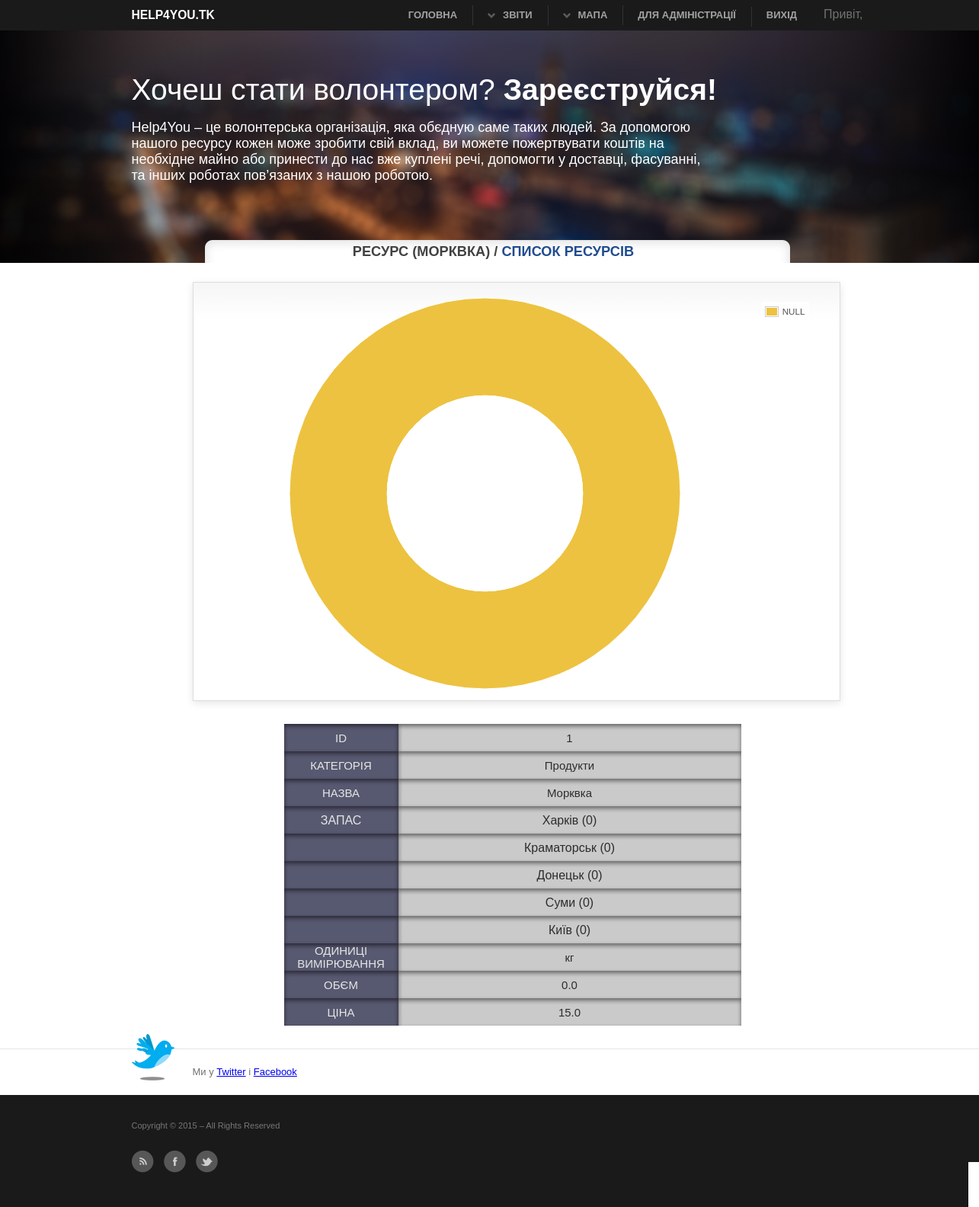
Before: /resource/grafik/1 (signed in) with the older database file.
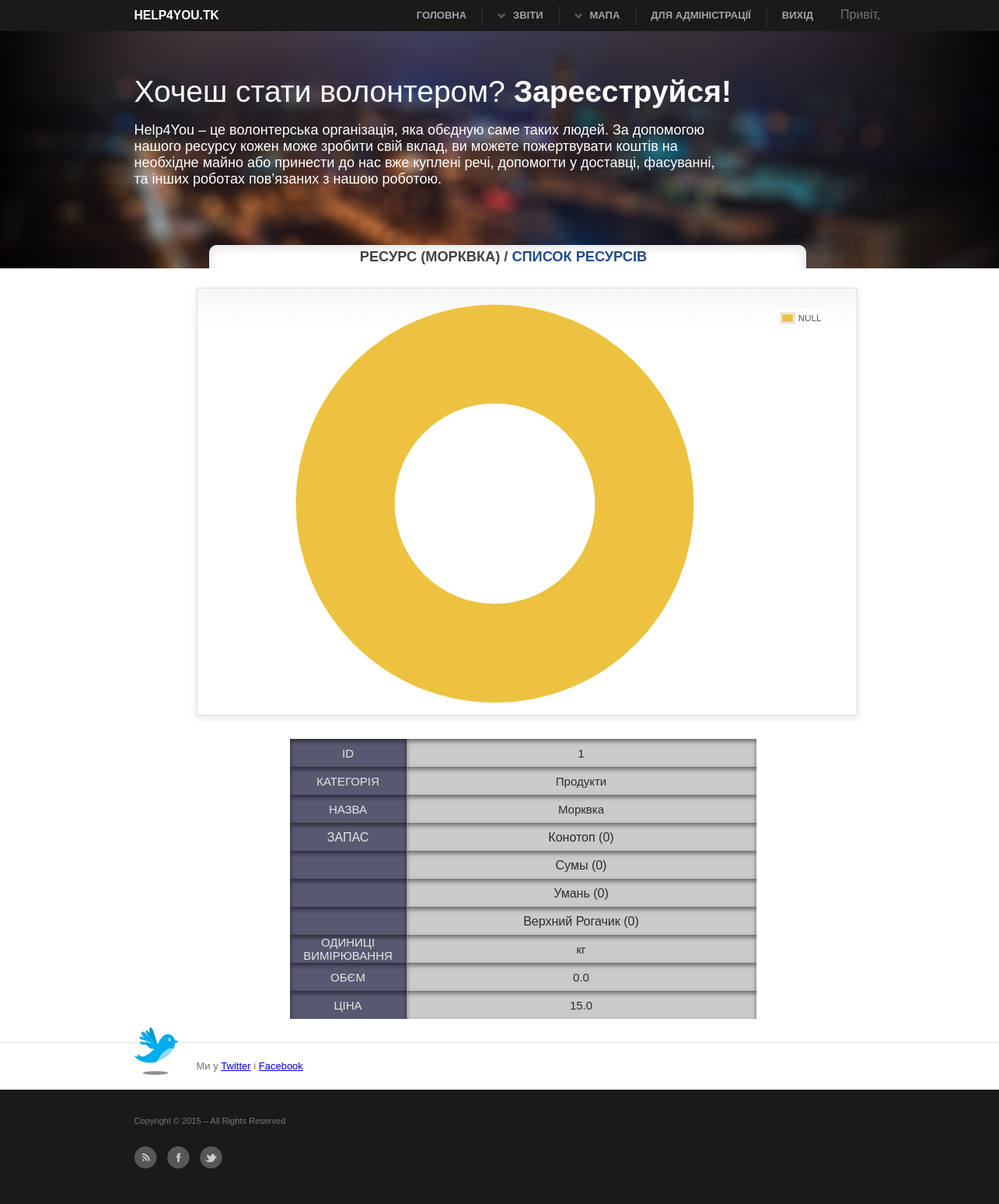
After: the same page with the newer database file.
### main/models.py (models this page shows, shortened)
class StoreHouse(models.Model):
    geography_point = models.OneToOneField('GeographyPoint', null=True, verbose_name=u'Географічна точка')
    volume = models.FloatField(verbose_name=u'Об"єм складу')
    rent = models.IntegerField(verbose_name=u'Ціна за м^2')
    free_volume = models.FloatField(blank=True, null=True, verbose_name=u'Вільний об"єм')
    class Meta:
        verbose_name_plural = u'Склади'
    def __unicode__(self):
        return self.geography_point.address

class GeographyPoint(models.Model):
    x = models.FloatField()
    y = models.FloatField()
    address = models.CharField(max_length=100)
    class Meta:
        verbose_name_plural = u'Географічні точки'

### main/views.py (the view)
# urls.py: url(r'^resource/grafik/(?P<pk>\d+)$',ResourceGrafikView.as_view(),name = 'grafik_resource'),
class ResourceGrafikView(ListView):
    template_name = 'grafik_resource.html'
    model = Resource
    context_object_name = 'Resource'
    @method_decorator(staff_member_required)
    def dispatch(self, request, *args, **kwargs):
        return super(ResourceGrafikView, self).dispatch(request, *args,**kwargs)
    def get_context_data(self, **kwargs):
        context = super(ResourceGrafikView, self).get_context_data(**kwargs)
        data = list()
        resource = Resource.objects.get(pk=self.kwargs.get('pk'))
        rescol = Resource.objects.all()
        store_houses = StoreHouse.objects.all()
        for store_house in store_houses:
            stocks = Stock.objects.filter(store_house = store_house, resource=resource)
            total_amount = 0
            for stock in stocks:
                total_amount += stock.amount
            data.append({
                'store_house': store_house,
                'total_amount': total_amount,
            })
        context.update({
            'data': data,
            'res': rescol,
            'select_res': resource,
        })
        return context

### main/models.py (called while the page is built)
    def __unicode__(self):
        return self.category

### main/templates/grafik_resource.html (shortened to what this page needs)
{% extends 'base.html' %}
{% block title %}
    <h3 class="title_list">Ресурс ({{ select_res.name }}) /  <a href="{% url 'list_resource' %}">Список ресурсів</a></h3>
{% endblock %}
{% block content %}
	    <div id="grafik">
		<div class="demo-container">
			<div id="placeholder" class="demo-placeholder"></div>
		</div>
	</div>
    <div id="view_tab">
    <table border="0">
    <tr>
        <td class="lef">ID</td>
        <td class="ri">{{select_res.pk}}</td>
    </tr>
    <tr>
        <td class="lef">КАТЕГОРІЯ</td>
        <td class="ri">{{ select_res.category_resource }}</td>
    </tr>
    <tr>
        <td class="lef">НАЗВА</td>
        <td class="ri">{{ select_res.name }}</td>
    </tr>
    <tr>
        <td class="lef_v"><p class="trrt">ЗАПАС</p></td>
        <td class="ri_v">
        {% for item in data %}
             <p class="kind_res">{{ item.store_house }} ({{ item.total_amount }})</p>
            {% endfor %}
        </td>
    </tr>
    <tr>
        <td class="lef">ОДИНИЦІ ВИМІРЮВАННЯ</td>
        <td class="ri">{{select_res.unit_of_mesure }}</td>
    </tr>
     <tr>
        <td class="lef">ОБЄМ</td>
        <td class="ri">{{ select_res.volume_of_one_unit }}</td>
    </tr>
    <tr>
        <td class="lef">ЦІНА</td>
        <td class="ri">{{ select_res.price_one_unit }}</td>
    </tr>
  </table>
    </div>
{% endblock %}

Changed rows visible on the page:
removed StoreHouse: store_house "Харків", total_amount "0"
removed StoreHouse: store_house "Краматорськ", total_amount "0"
removed StoreHouse: store_house "Донецьк", total_amount "0"
removed StoreHouse: store_house "Суми", total_amount "0"
removed StoreHouse: store_house "Київ", total_amount "0"
added StoreHouse: store_house "Конотоп", total_amount "0"
added StoreHouse: store_house "Сумы", total_amount "0"
added StoreHouse: store_house "Умань", total_amount "0"
added StoreHouse: store_house "Верхний Рогачик", total_amount "0"
